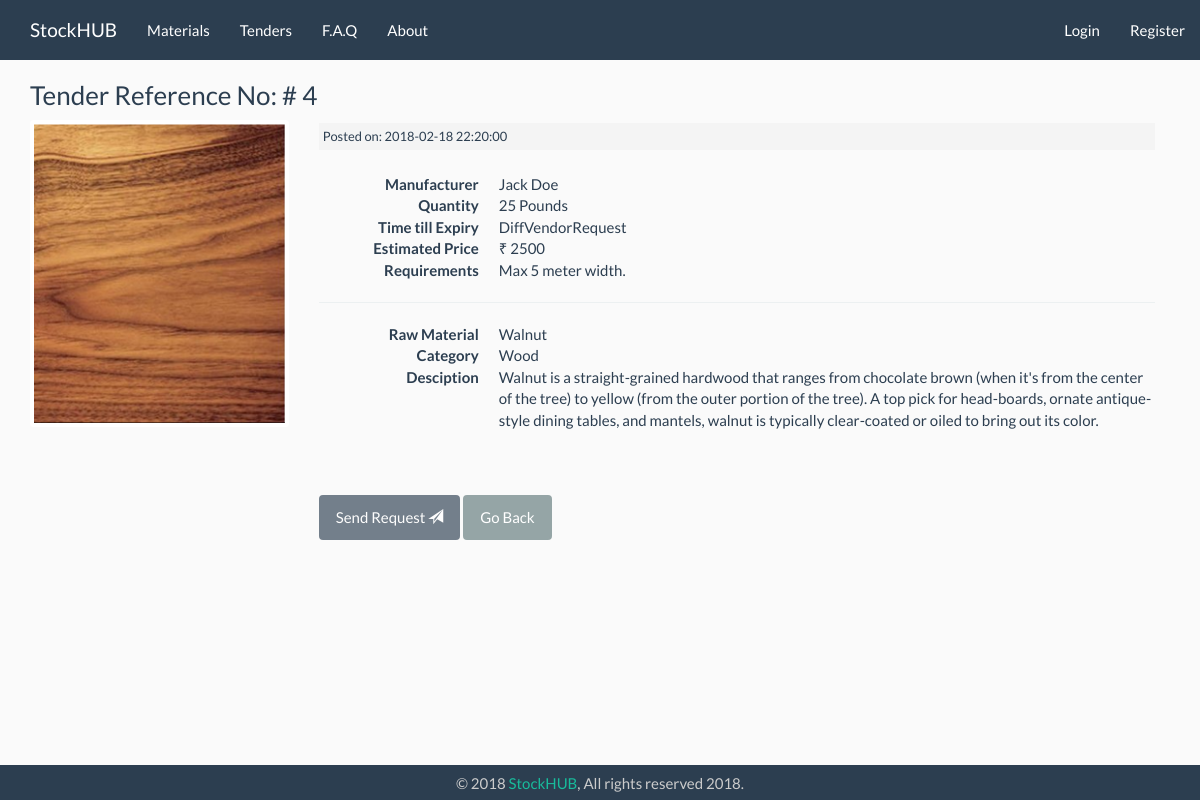
The app's page /tenders/view/4 with its own data.
### tables this page shows
CREATE TABLE `tender` (
  `tender_id` int(11) NOT NULL,
  `m_id` varchar(11) NOT NULL,
  `raw_material_id` int(11) NOT NULL,
  `tender_quantity` int(11) NOT NULL,
  `tender_quantity_unit` varchar(15) NOT NULL,
  `date_of_submission` date NOT NULL,
  `time_submission` time NOT NULL,
  `date_expire` date NOT NULL,
  `time_expire` time NOT NULL,
  `delivery_location` int(11) NOT NULL,
  `estimated_price` int(9) NOT NULL,
  `extra_info` text,
  `tender_status` set('active','ongoing','completed','expired') NOT NULL
);

CREATE TABLE `raw_material` (
  `raw_material_id` int(11) NOT NULL,
  `rm_name` varchar(255) NOT NULL,
  `material_subcat_id` int(255) NOT NULL,
  `rm_slug` varchar(255) NOT NULL,
  `rm_pic` varchar(255) NOT NULL,
  `rm_desc` text NOT NULL,
  `rm_adv` text NOT NULL,
  `rm_disadv` text NOT NULL,
  `rm_created_at` timestamp NOT NULL DEFAULT CURRENT_TIMESTAMP ON UPDATE CURRENT_TIMESTAMP
);

CREATE TABLE `manufacturers` (
  `m_id` varchar(11) NOT NULL,
  `m_firstname` varchar(25) NOT NULL,
  `m_lastname` varchar(25) NOT NULL,
  `m_email` varchar(100) NOT NULL,
  `m_username` varchar(21) NOT NULL,
  `m_password` varchar(255) NOT NULL,
  `m_org_name` int(50) DEFAULT NULL,
  `m_status` set('Active','Inactive') NOT NULL,
  `register_date` timestamp NOT NULL DEFAULT CURRENT_TIMESTAMP ON UPDATE CURRENT_TIMESTAMP
);

CREATE TABLE `material_subcat` (
  `subcat_id` int(11) NOT NULL,
  `subcat_name` varchar(255) NOT NULL,
  `created_date` timestamp NOT NULL DEFAULT CURRENT_TIMESTAMP ON UPDATE CURRENT_TIMESTAMP
);

### application/controllers/Tenders.php (called while the page is built, shortened)
<?php
	class Tenders extends CI_Controller{
        public function view($slug = NULL){
            $data['tender'] = $this->tender_model->get_tenders($slug);
            $data['DiffVendorRequests'] = $this->tender_model->get_diffVendorReq($data['tender']['tender_id']);
            $data['title'] =$data['tender']['tender_id'];
            $this->load->view('templates/header' , $data);
			$this->load->view('tenders/view', $data);
			$this->load->view('templates/footer');
        }
	}

### index.php (called while the page is built, shortened)
<?php
require_once BASEPATH.'core/CodeIgniter.php';

### application/helpers/utility_helper.php (called while the page is built)
<?php if ( ! defined('BASEPATH')) exit('No direct script access allowed');
if ( ! function_exists('asset_url()'))
{
  function asset_url()
  {
     return base_url().'assets/';
  }
}

### application/models/Tender_model.php (called while the page is built, shortened)
<?php
	class  Tender_model extends CI_Model{
        public function get_tenders($id = FALSE){
			$this->db->join('raw_material','raw_material.raw_material_id = tender.raw_material_id');
			$this->db->join('manufacturers','manufacturers.m_id = tender.m_id');
			$this->db->join('material_subcat','material_subcat.subcat_id = raw_material.material_subcat_id');
			$query = $this->db->get_where('tender', array('tender_id' => $id));
			return $query->row_array();
		}
		public function get_diffVendorReq($id){
			$this->db->join('vendors','vendors.v_id = diff_vendor_req.vendor_id');
			$query = $this->db->get_where('diff_vendor_req', array('tender_id' => $id));
			return $query->result_array();
		}
	}

### application/views/tenders/view.php (the view, shortened to what this page needs)
<div class="container">
<h3>Tender Reference No: # <?= $title?></h3>
        <div class="row">
            <div class="col-md-3">
                <img class="post-thumb-view thumbnail" src="<?php echo asset_url().'images/materials/'.$tender['rm_pic'];?>" >
            </div>
            <div class="col-md-9">
                <small class="material-date">Posted on:
                <?php
                                $subdate = $tender['date_of_submission'];
                                $subtime = $tender['time_submission'];
                                $sub = date('Y-m-d H:i:s', strtotime("$subdate $subtime "));
                                echo $sub;
                            ?>
                </small><br>
                <dl class="dl-horizontal">
                    <dt>Manufacturer</dt>
                    <dd><?php echo ($tender['m_firstname']." ".$tender['m_lastname']); ?></dd>
                    <dt>Quantity</dt>
                    <dd><?php echo ($tender['tender_quantity']." ".$tender['tender_quantity_unit']);?></dd>
                    <dt>Time till Expiry</dt>
                    <dd><?php
                                $expdate = $tender['date_expire'];
                                $exptime = $tender['time_expire'];
                                $exp = date('Y-m-d H:i:s', strtotime("$expdate $exptime "));
                                $temp=0;
                                $datetime1 = new DateTime();
                                $datetime2 = new DateTime($exp);
                                if ( $datetime1 >  $datetime2){
                                    echo("DiffVendorRequest");
                                    $temp=1;
                                }
                                else{
                                    $interval = $datetime1->diff($datetime2);
                                echo $interval->format('%d day %h hours %i minutes');
                                }
                            ?>
                    </dd>
                    <dt>Estimated Price</dt>
                    <dd><?php echo ("₹ ".$tender['estimated_price']);?></dd>
                    <dt>Requirements</dt>
                    <dd><?php echo ($tender['extra_info']);?></dd>
                </dl>
                <hr>
                <dl class="dl-horizontal">
                    <dt>Raw Material</dt>
                    <dd><?php echo ($tender['rm_name']);?><dd>
                    <dt>Category</dt>
                    <dd><?php echo ($tender['subcat_name']);?><dd>
                    <dt>Desciption</dt>
                    <dd><?php echo $tender['rm_desc']; ?></dd>
                </dl>
<?php if($this->session->userdata('user_id') != $tender['m_id']): ?>
            <br><br>
            <button class="btn btn-primary" role="button" data-toggle="modal" data-target="#requestModal" <?php if($temp==1){echo("disabled='true'");} ?> >Send Request <span class="glyphicon glyphicon-send" aria-hidden="true"></span></button>
            <a class="btn btn-default" role="button" href="<?php echo site_url('/tenders'); ?>">Go Back</a>
            </div>
        </div>
<?php endif; ?>
</div>

### assets/css/style.css (style rules this page uses)
body { background: #FAFAFA; padding-bottom: 33px; padding-top: 60px; }
.material-date { background: #f4f4f4; padding: 4px; margin:3px 0px; display: block; }
.post-thumb-view { width:100%; }
.row { margin-right: 0px; }
.thumbnail { margin-bottom: 0px; border: none; }
.container { align-items: center; text-align: left; }

### records on screen
tender: raw_material.rm_pic (picture), sub "2018-02-18 22:20:00", m.m_firstname "Jack", m.m_lastname "Doe", tender_quantity "25", tender_quantity_unit "Pounds", estimated_price "2500", extra_info "Max 5 meter width.", raw_material.rm_name "Walnut", material_subcat.subcat_name "Wood", raw_material.rm_desc "Walnut is a straight-grained hardwood that ranges from chocolate brown (when it's from the center of the tree) to yellow (from the outer portion of the tree). A top pick for head-boards, ornate antique-style dining tables, and mantels, walnut is typically clear-coated or oiled to bring out its color."

### other values on screen
$title "4"
